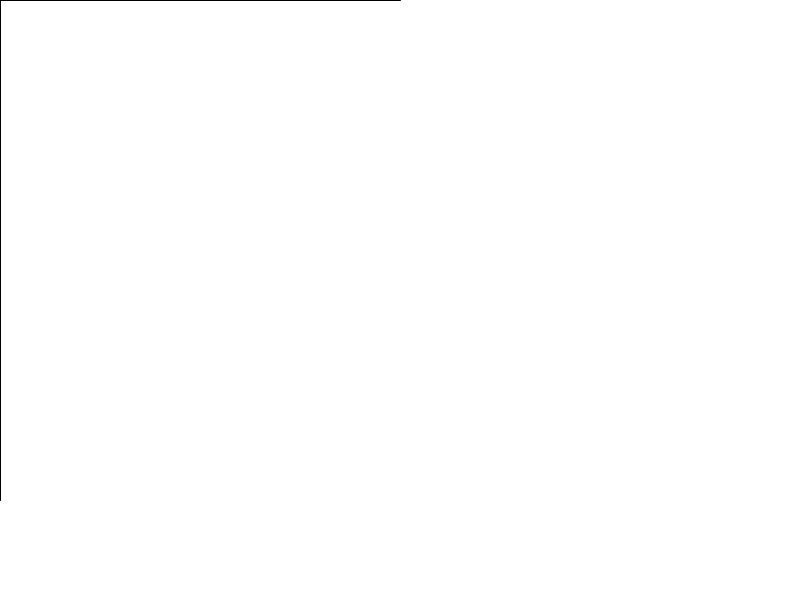
Frame 1 (no input)
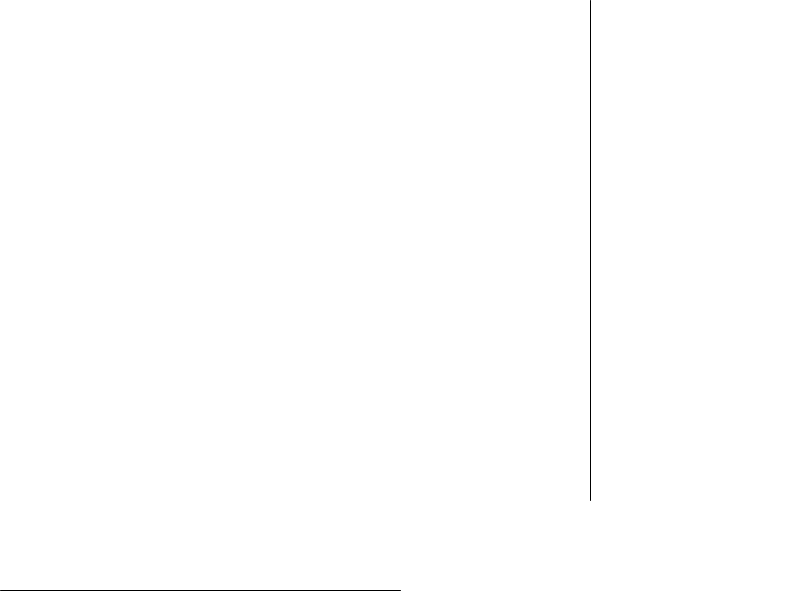
Frame 60 (the mouse pressed at the canvas centre just before this capture)
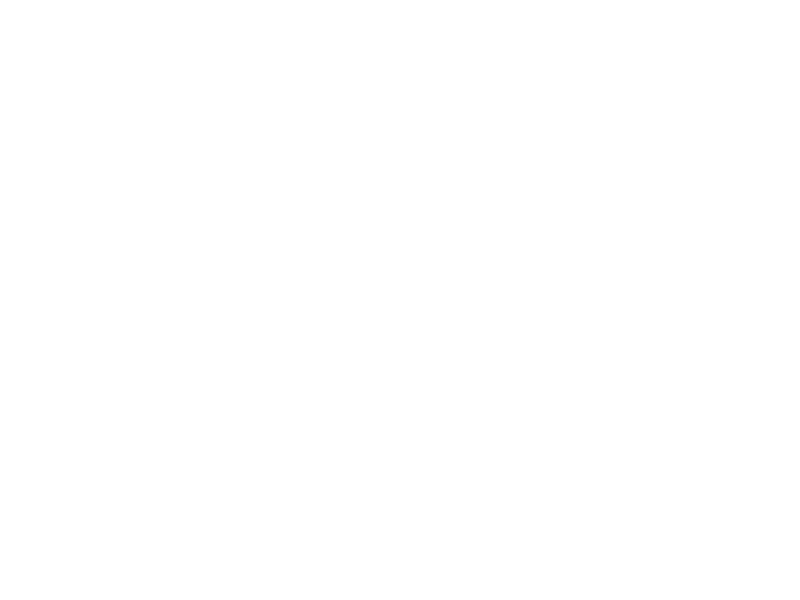
Frame 120 (the mouse held since frame 60 and released just before this capture)

The Processing sketch that drew these frames (run headless with seeded random() and noise(); from frame 60 on, the mouse is pressed at the canvas centre):

// Processing sketch: ejemplo02
// ── ejemplo02.pde
int delta = 0;

void setup(){
  size(800,600);
}

void draw(){
  background(255);
  //vertical
  line(delta,0,delta,500);
  //horizontal
  line(0,delta,400,delta);
  delta=delta+10;
  println(delta);
}
